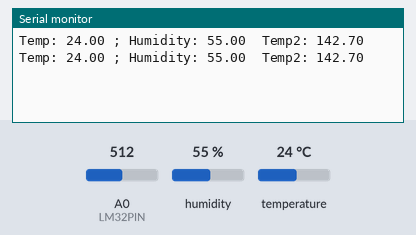
Recording of a sketch running on a simulated ESP8266 (NodeMCU). Shown: the last lines printed to the serial monitor. The inputs (shaded band) are chosen by the test bench; at power-on: humidity 55 %, A0 (LM32PIN) = 512, temperature 24 °C.

Above: at 1.8 s.
1.9 s: humidity set to 22 %
At 3.3 s:
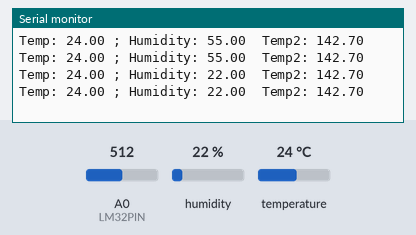
3.4 s: A0 (LM32PIN) set to 716
At 4.5 s:
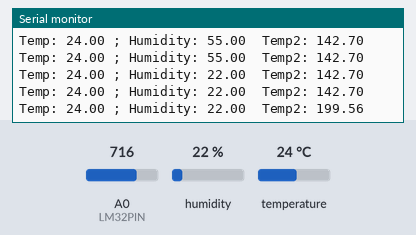
4.9 s: temperature set to 12 °C
At 5.9 s:
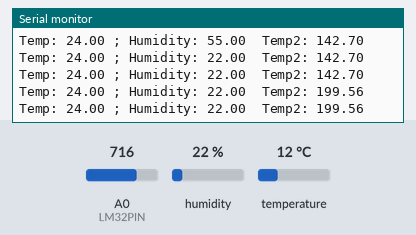
6.4 s: A0 (LM32PIN) set to 900
At 7.7 s:
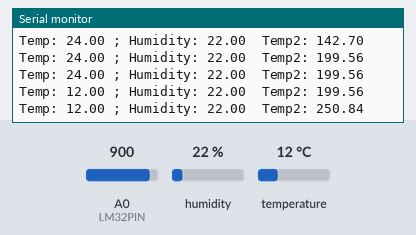
7.9 s: humidity set to 40 %
At 8.9 s:
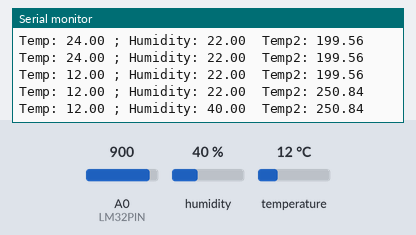
Timing chart, 0 to 10.4 s (numbered marks = the images above; inputs shaded):
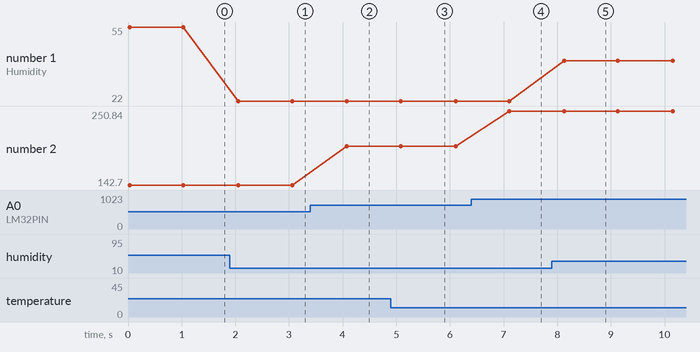

The sketch:

NodeMCU_DTH11___LM32_Simple.ino
```cpp
#include "DHT.h"
#define DHTPIN D2
#define DHTTYPE DHT11
#define LM32PIN A0
DHT dht(DHTPIN, DHTTYPE);
long lastMillis = 0;
void setup(){
    Serial.begin(115200);
    dht.begin();
    pinMode(LM32PIN, INPUT);
    delay(10);
}
void loop(){


      float humedad = dht.readHumidity();
      float temperatura = dht.readTemperature();
      float temp2 = (float)analogRead(LM32PIN)/1023*3.3*0.864*100;

            lastMillis = millis();
            Serial.println("Temp: "+(String)temperatura+ " ; Humidity: " + humedad + "  Temp2: " + temp2);
            delay(1000);

}
```

Measured:
- after the input at 1.9 s, the serial monitor: prints a new line after 0.16 s (image 1)
- after the input at 3.4 s, the serial monitor: prints a new line after 0.68 s (image 2)
- after the input at 6.4 s, the serial monitor: prints a new line after 0.71 s (image 4)
- after the input at 7.9 s, the serial monitor: prints a new line after 0.23 s (image 5)
- plotted number 1: 55 → 22 after the input at 1.9 s, 22 → 40 after the input at 7.9 s
- plotted number 2: 142.7 → 199.56 after the input at 3.4 s, 199.56 → 250.84 after the input at 6.4 s
